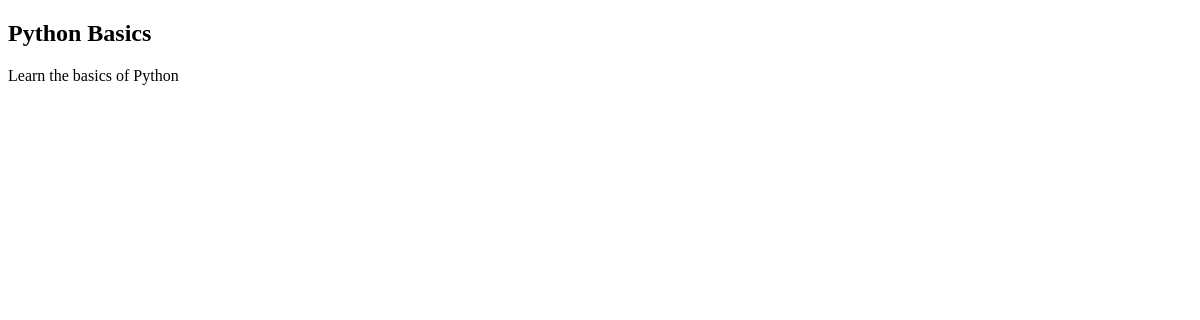
Page /courses/1 on the earlier database version.
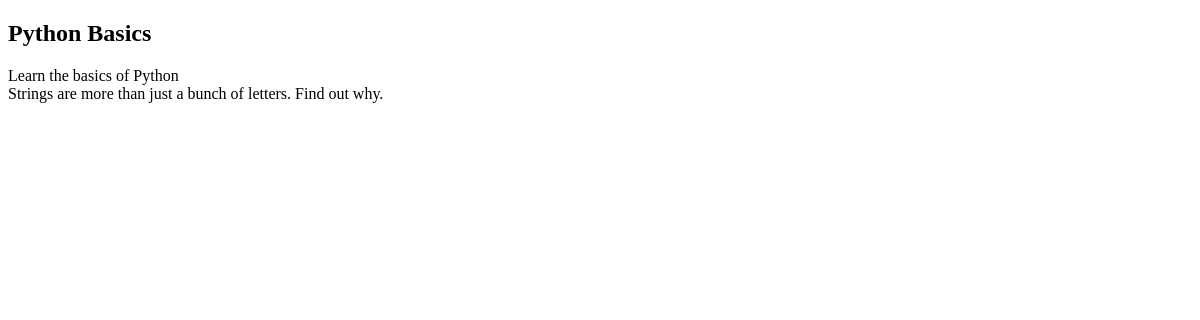
Same page on the later database version.
### courses/models.py (models this page shows, shortened)
class Course(models.Model):
    created_at = models.DateTimeField(auto_now_add=True)
    title = models.CharField(max_length=255)
    description = models.TextField()

class Step(models.Model):
    title = models.CharField(max_length=255)
    description = models.TextField()
    content = models.TextField(blank=True, default='')
    order = models.IntegerField(default=0)
    course = models.ForeignKey(Course)

### courses/views.py (the view)
# urls.py: url(r'(?P<pk>\d+)', views.course_detail),
def course_detail(request, pk):
    course = get_object_or_404(Course, pk=pk)
    return render(request, 'courses/course_detail.html', {'course': course})

### courses/templates/courses/course_detail.html (shortened to what this page needs)
{% extends 'layout.html' %}
{% block content %}
<article>
    <h2> {{ course.title }}</h2>
    {{ course.description}}
    <section>
        {% for step in course.step_set.all %}
        {{ step.description }}
        {% endfor %}
    </section>
</article>
{% endblock %}

### templates/layout.html (shortened to what this page needs)
{% load static from staticfiles %}
<!DOCTYPE html>
<html>
	<link rel="stylesheet" href="{% static 'css/layout.css' %}">
<head>
</head>
<body>
{% block content %} {% endblock %}
</body>
</html>

### assets/css/layout.css (style rules this page uses)
html { box-sizing: border-box; }
*, *::after, *::before { box-sizing: inherit; }

Differences in the rows shown:
added Step: description "Strings are more than just a bunch of letters. Find out why."
